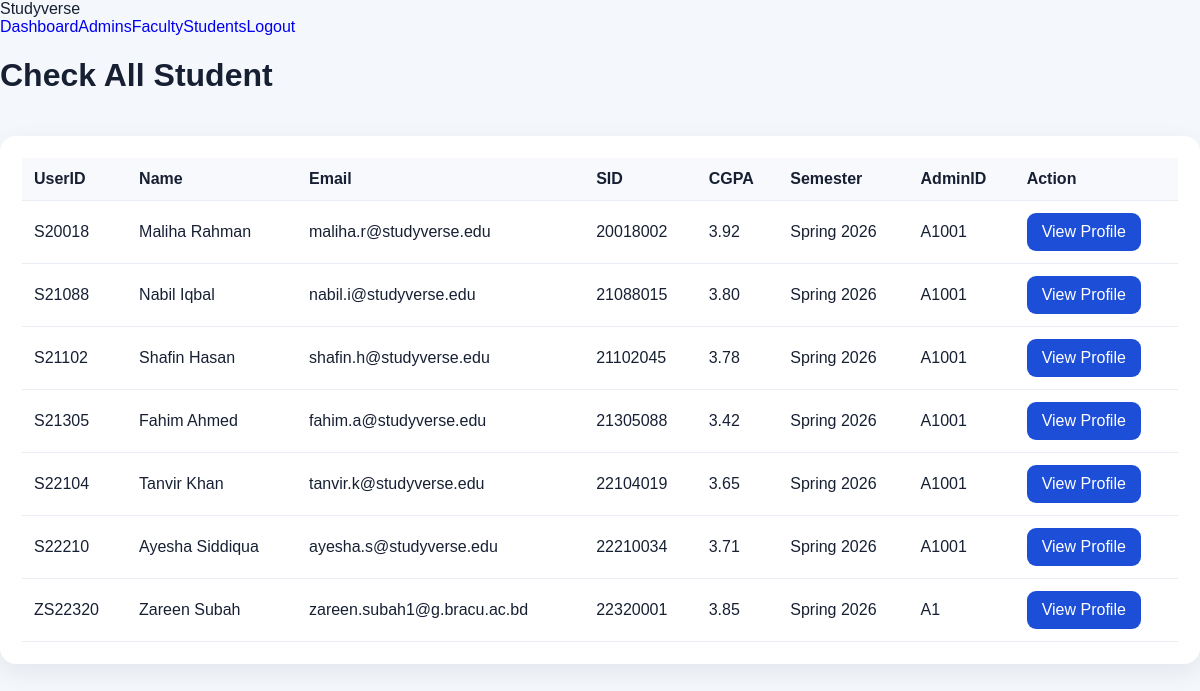
Before: /checkAllStudent.php (signed in) with the older database file.
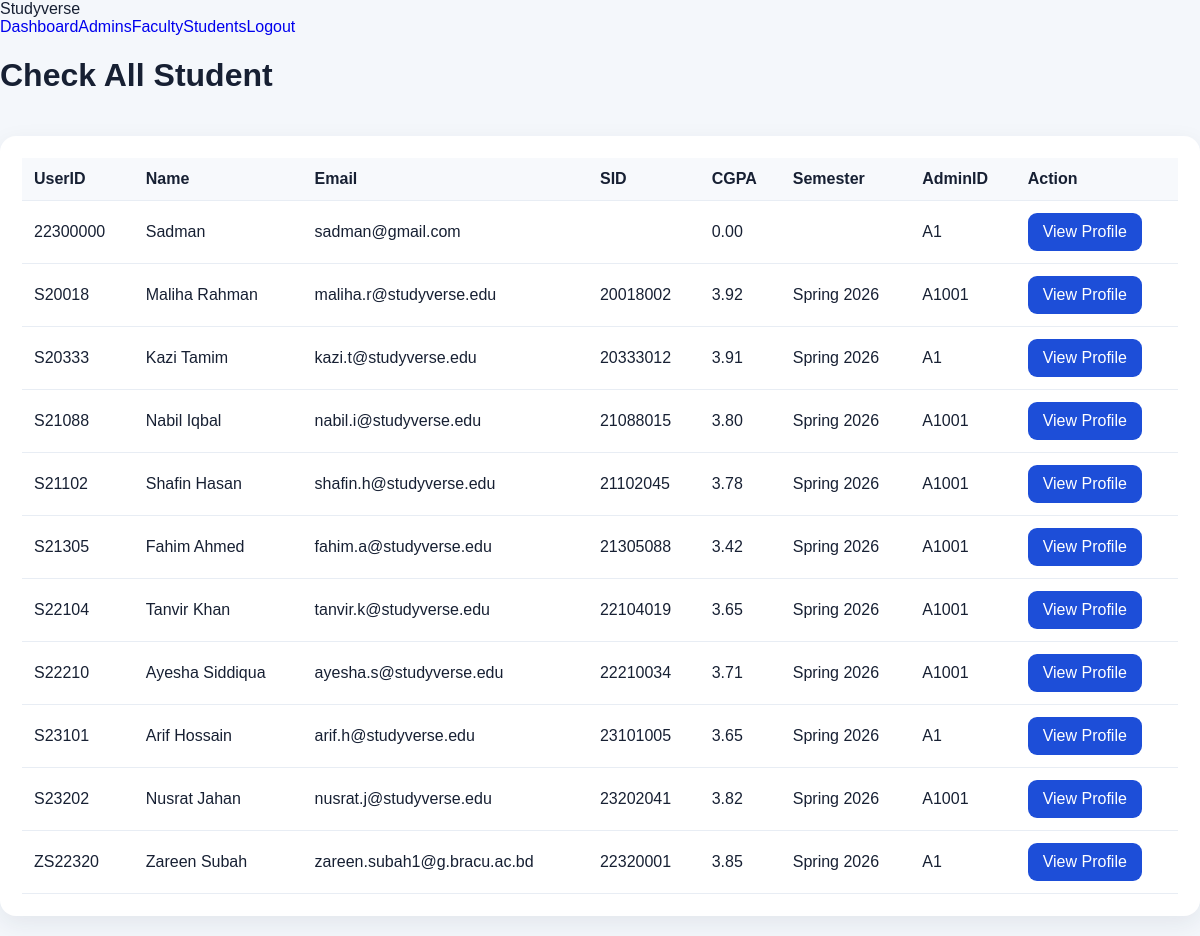
After: the same page with the newer database file.
### tables this page shows
CREATE TABLE `student_info` (
  `userID` varchar(8) NOT NULL,
  `SID` int(8) DEFAULT NULL,
  `cgpa` decimal(3,2) DEFAULT 0.00,
  `semester` varchar(100) DEFAULT NULL,
  `current_semester_no` int(2) NOT NULL DEFAULT 1,
  `completed_cod_credits` int(2) NOT NULL DEFAULT 0,
  `thesis_semesters_completed` int(1) NOT NULL DEFAULT 0,
  `is_doing_thesis` tinyint(1) NOT NULL DEFAULT 0,
  `is_doing_internship` tinyint(1) NOT NULL DEFAULT 0,
  `dept` varchar(500) NOT NULL DEFAULT 'CSE'
);

CREATE TABLE `user_info` (
  `userID` varchar(8) NOT NULL,
  `name` varchar(100) NOT NULL,
  `email` varchar(100) NOT NULL,
  `password` varchar(255) NOT NULL,
  `road` varchar(100) NOT NULL,
  `area` varchar(100) NOT NULL,
  `AdminID` varchar(8) NOT NULL,
  `pending_password` varchar(255) DEFAULT NULL,
  `password_status` enum('NONE','PENDING','APPROVED','REJECTED') NOT NULL DEFAULT 'NONE'
);

### checkAllStudent.php (the view, shortened to what this page needs)
<?php
include "admin_db.php";
function e($value) {
    return htmlspecialchars($value ?? "", ENT_QUOTES, "UTF-8");
}
?>
<?php $r=mysqli_query($conn,"SELECT u.userID,u.name,u.email,u.AdminID,s.SID,s.cgpa,s.semester FROM user_info u INNER JOIN student_info s ON u.userID=s.userID ORDER BY u.userID");?>
<!DOCTYPE html><html><head><meta charset="UTF-8"><title>All Students</title><link rel="stylesheet" href="admin_pages.css"></head><body><div class="admin-layout"><aside class="sidebar"><div class="logo">Study<span>verse</span></div><nav class="nav"><a href="admin_dashboard.php">Dashboard</a><a href="checkAllAdmin.php">Admins</a><a href="checkAllFaculty.php">Faculty</a><a class="active" href="checkAllStudent.php">Students</a><a href="logout.php" class="logout">Logout</a></nav></aside><main class="main"><div class="top"><div><h1>Check All Student</h1></div></div><section class="panel"><table><tr><th>UserID</th><th>Name</th><th>Email</th><th>SID</th><th>CGPA</th><th>Semester</th><th>AdminID</th><th>Action</th></tr><?php while($x=mysqli_fetch_assoc($r)){?><tr><td><?php echo e($x["userID"]);?></td><td><?php echo e($x["name"]);?></td><td><?php echo e($x["email"]);?></td><td><?php echo e($x["SID"]);?></td><td><?php echo e($x["cgpa"]);?></td><td><?php echo e($x["semester"]);?></td><td><?php echo e($x["AdminID"]);?></td><td><a class="btn" href="view_profile.php?type=user&id=<?php echo urlencode($x["userID"]);?>">View Profile</a></td></tr><?php }?></table></section></main></div></body></html>

### admin_pages.css (style rules this page uses)
* { box-sizing:border-box }
body { margin:0;font-family:Arial,sans-serif;background:#f4f7fb;color:#172033 }
a { text-decoration:none }
.top { display:flex;justify-content:space-between;align-items:center;gap:15px;margin-bottom:20px }
.panel { background:white;border-radius:16px;padding:22px;box-shadow:0 8px 25px rgba(20,35,60,.08);margin-bottom:20px }
button,.btn { border:0;border-radius:9px;padding:10px 15px;background:#1d4ed8;color:#fff;cursor:pointer;display:inline-block }
table { width:100%;border-collapse:collapse }
th,td { padding:12px;border-bottom:1px solid #e8edf4;text-align:left;white-space:nowrap }
th { background:#f7f9fc }

Changed rows visible on the page:
added student_info: userID.userID "22300000", userID.name "Sadman", userID.email "sadman@gmail.com", cgpa "0.00", userID.AdminID "A1"
added student_info: userID.userID "S20333", userID.name "Kazi Tamim", userID.email "kazi.t@studyverse.edu", SID "20333012", cgpa "3.91", semester "Spring 2026", userID.AdminID "A1"
added student_info: userID.userID "S23101", userID.name "Arif Hossain", userID.email "arif.h@studyverse.edu", SID "23101005", cgpa "3.65", semester "Spring 2026", userID.AdminID "A1"
added student_info: userID.userID "S23202", userID.name "Nusrat Jahan", userID.email "nusrat.j@studyverse.edu", SID "23202041", cgpa "3.82", semester "Spring 2026", userID.AdminID "A1001"
